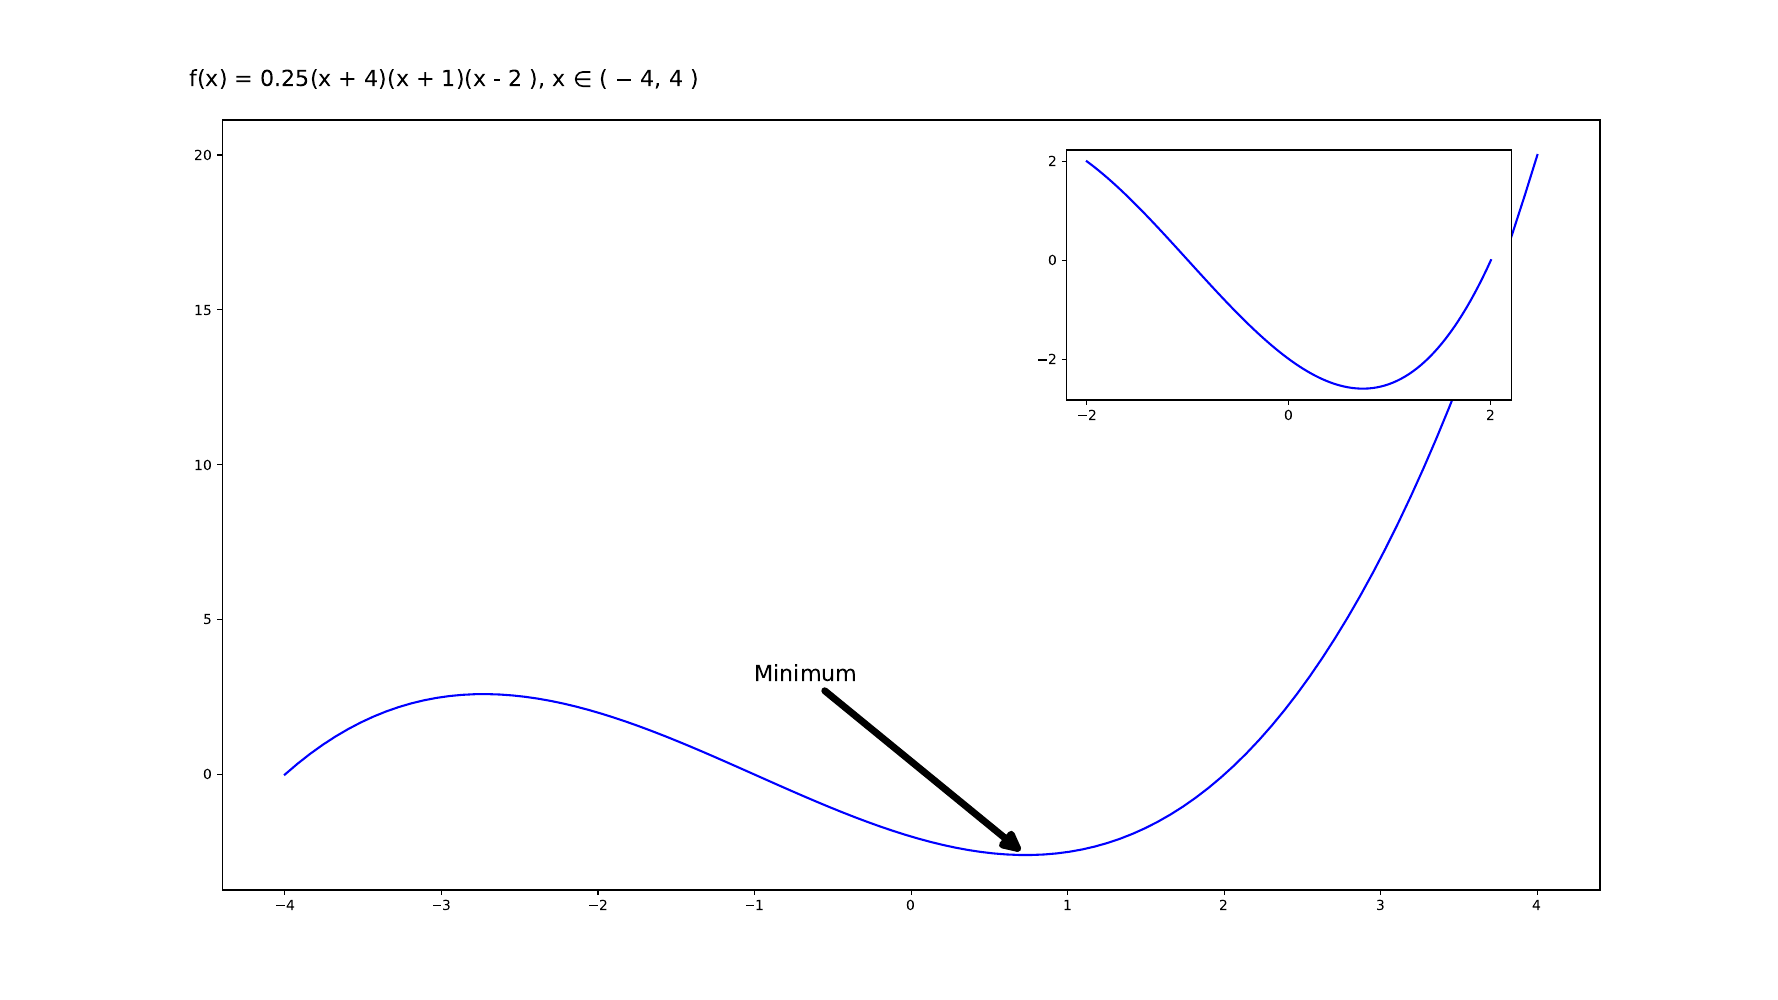

This chart was generated by the following Python code:
import matplotlib.pyplot as plt
import numpy as np


x = np.linspace(-4,4,100)
y = 0.25 * ( x + 4 )*( x + 1 )*( x - 2 )

#x_details, y_details
xd = np.linspace(-2, 2, 100)
yd = 0.25 * ( xd + 4 )*( xd + 1 )*( xd - 2 )

plt.figure(figsize=(1280/72,720/72), dpi=72)
plt.plot(x, y, c = 'blue')

#annotate
x_min = -1+np.sqrt(3)
y_min = 0.25 * ( x_min + 4 )*( x_min + 1 )*( x_min - 2 )
print("x_min i y_min", x_min, y_min)
plt.annotate("Minimum", size=16, xy=(x_min, y_min), xytext=(-1,3), arrowprops=dict(arrowstyle="-|>", mutation_scale=25, lw=5, facecolor="black"))

sub_axes = plt.axes([.6, .6, .25, .25])
sub_axes.set_xticks([-2,0,2])
sub_axes.set_yticks([-2,0,2])


sub_axes.plot(xd, yd, c = 'blue')
plt.setp(sub_axes)


plt.suptitle('f(x) = 0.25(x + 4)(x + 1)(x - 2 ), x ∈ ( − 4, 4 )', x=0.25, y=0.93, size=16)

# for saving .pdf
# plt.savefig('task_2.pdf')  


plt.show()